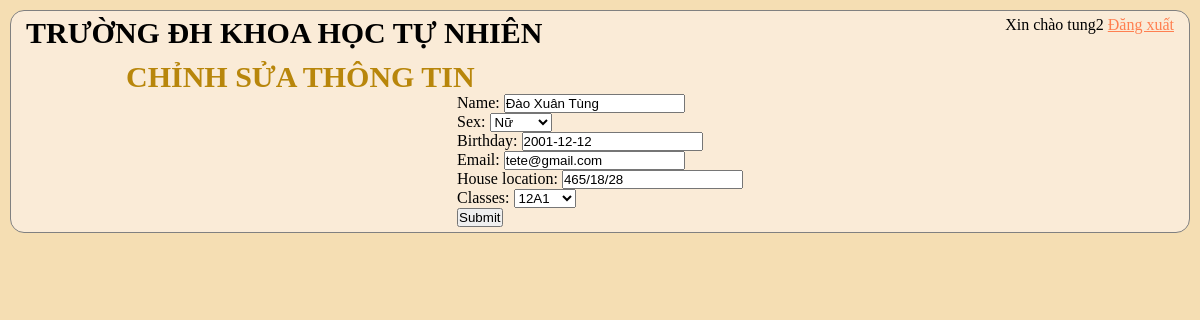
Page /studentSetting/ (signed in) on the committed database.
### Student/models.py (models this page shows, shortened)
class Student(models.Model):
	user = models.OneToOneField(User, null=True, blank=True, on_delete=models.CASCADE,related_name='Student')
	name = models.CharField(max_length = 200, null = True)
	GIOITINH = (
		('Nam','Nam'),
		('Nữ','Nữ'),
		)
	sex = models.CharField(max_length = 200, null = True, choices = GIOITINH)
	birthday = models.DateField(null = True)
	email = models.CharField(max_length = 200, null = True)
	house_location = models.CharField(max_length = 200, null = True)
	classes = models.ForeignKey(Classes, null = True, on_delete = models.CASCADE)

class Classes(models.Model):
	CATEGORY = (
		('10A1','10A1'),('10A2','10A2'),('10A3','10A3'),('10A4','10A4')
		,('11A1','11A1'),('11A2','11A2'),('11A3','11A3')
		,('12A1','12A1'),('12A2','12A2'),
		)
	name = models.CharField(max_length = 200, null = True, choices = CATEGORY, unique = True)
	def __str__(self):
		return self.name

### Student/decorators.py (the view)
		def wrapper_func(request, *args, **kwargs):
			group = None
			if request.user.groups.exists():
				group = request.user.groups.all()[0].name
			if group in allowed_roles:
				return view_func(request, *args, **kwargs)
			else:
				return HttpResponse('You are not authorized to view this page')

### Student/form.py
class CustomerForm(ModelForm):
	class Meta:
		model = Student
		fields = '__all__'
		exclude = ['user']

### Student/views.py (called while the page is built)
@login_required(login_url='login')
@allowed_users(allowed_roles=['Student'])
def accountSettings(request):
	user = request.user.Student
	form = CustomerForm(instance=user)
	if request.method == 'POST':
		form = CustomerForm(request.POST, request.FILES,instance=user)
		if form.is_valid():
			form.save()
			return redirect('studentProfile')
	context = {'form':form}
	return render(request, 'Student/account_setting.html', context)

### Student/templates/Student/account_setting.html (shortened to what this page needs)
{% load static %}
<!DOCTYPE html>
<html lang="en">
<head>
    <link rel="stylesheet" type="text/css" href="{% static '/css/main.css' %}">
</head>
<body>
	<div class="main-container">
        <div class="navigation-top">
            <div id="KHTN">
                <h1>TRƯỜNG ĐH KHOA HỌC TỰ NHIÊN</h1>
            </div>
            <div class="choice">
                <p>Xin chào {{request.user}} <a href="{% url 'logout' %}">Đăng xuất</a></p>
            </div>
        </div>
        <h2>CHỈNH SỬA THÔNG TIN</h2>
		<div class="content">
			<form method="POST" action="" enctype="multipart/form-data">
				{{form.as_p}}
			<input class="btn btn-primary" type="submit" name="Update Information">
			</form>
		</div>
	</div>
</body>

### static/css/main.css (style rules this page uses)
* { padding: 0; margin: 0; box-sizing: border-box; }
body { background-color: wheat; }
.main-container { border: 1px solid gray; padding: 5px; margin: 10px; border-radius: 14px; background-color: antiquewhite; height: 100%; }
.navigation-top { display: flex; justify-content: space-between; }
#KHTN h1 { font-size: 30px; margin-left: 10px; }
.choice { display: inline-block; }
.choice p { display: inline; padding: 10px; }
.choice a { color: coral; }
h2 { color: darkgoldenrod; padding-inline-start: 10px; margin-top: 10px; font-size: 30px; margin-left: 100px; }
.content { display: flex; justify-content: space-evenly; height: 100%; }

### rows in the picture
Student: name "Đào Xuân Tùng", sex "Nữ", birthday "2001-12-12", email "tete@gmail.com", house_location "465/18/28", classes "12A1"

### other values in the picture
{{ request.user }} "tung2"
